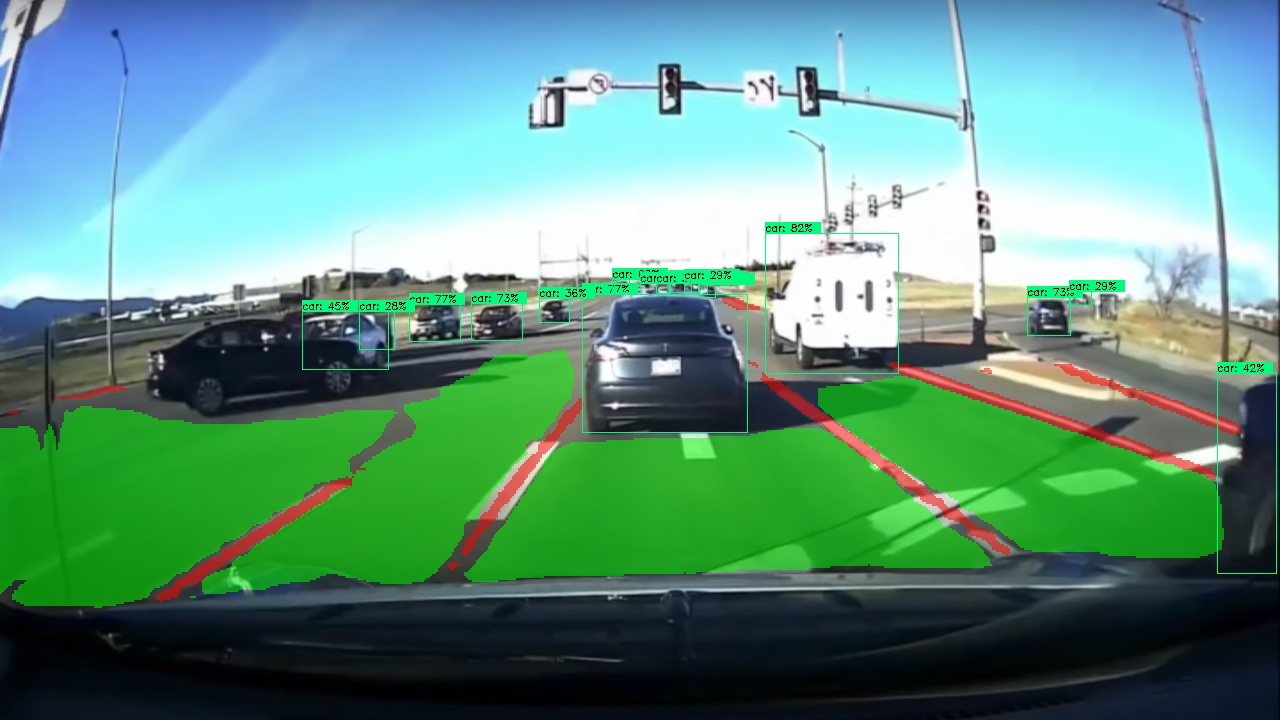
#> input picture CVwork3/4.jpg, 1280 x 720 px
$ python rough_road.py
#> lines starting #> are read from the running program, lines starting #| are printed output that depends on the picture; after the words box and inside, x2 and y2 are one past the last pixel; in counts of white or black regions, pixels touching at a corner belong together
import cv2
import numpy as np

img = cv2.imread("4.jpg")
#> img is the input picture: shape (720, 1280, 3); mean B, G, R 129.5, 146, 93.9
img02 = cv2.imread("04.png")
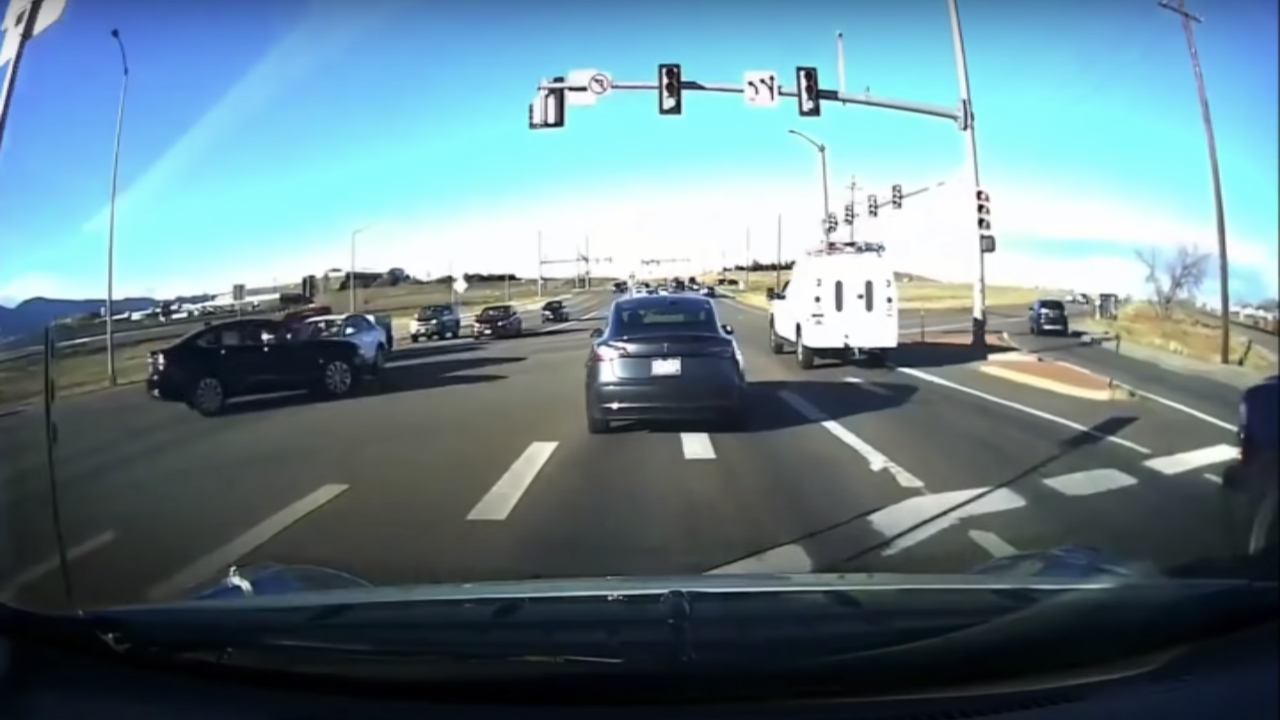
#> input picture CVwork3/04.png, 1280 x 720 px
#> img02 is the input picture: shape (720, 1280, 3); mean B, G, R 138.5, 129.2, 102.3
hsv_img = cv2.cvtColor(img, cv2.COLOR_BGR2HSV)
#> hsv_img: shape (720, 1280, 3); mean H, S, V 84.9, 120.1, 159.7
low_green = np.array([56, 146, 0])
high_green = np.array([89, 241, 255])
mask = cv2.inRange(hsv_img, low_green, high_green)
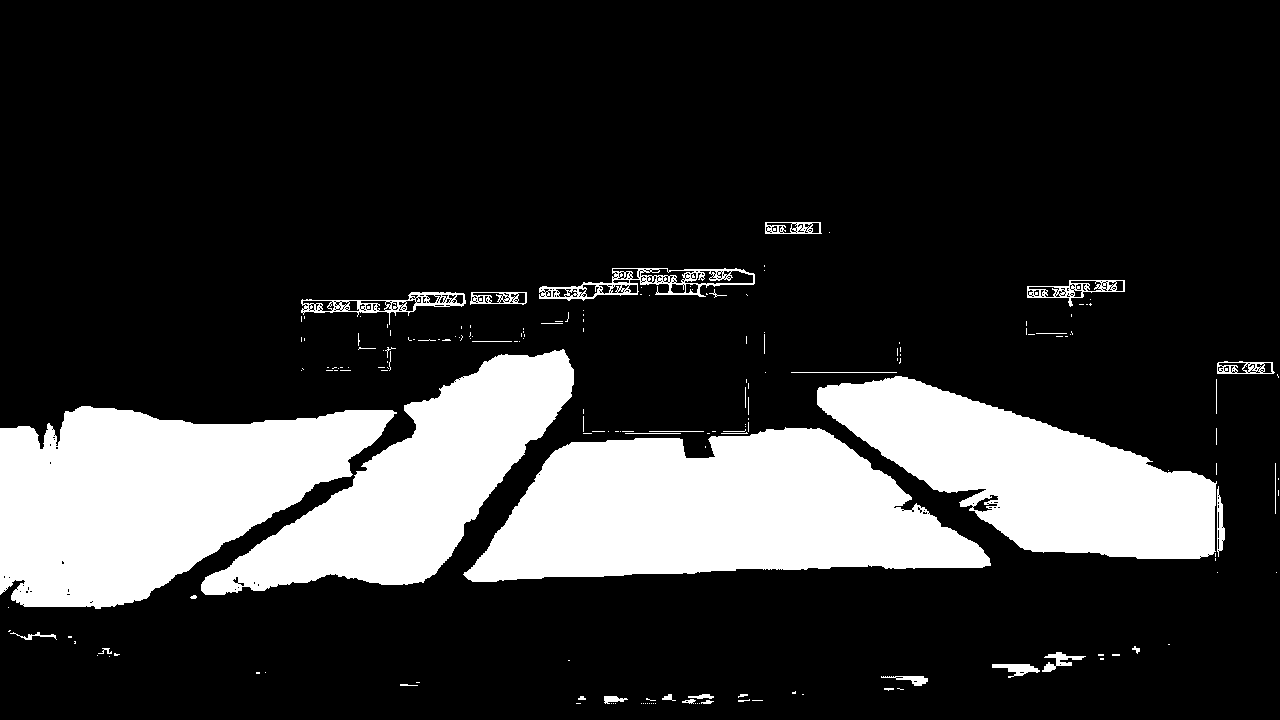
#> mask: shape (720, 1280); 20.4% white; 187 white regions (144 under 20 px), largest, box (x1, y1, x2, y2) and area: (463, 427, 991, 582) 54212, (0, 406, 397, 609) 51180, (817, 376, 1217, 559) 37973

res = cv2.bitwise_and(img02, img02, mask=mask)
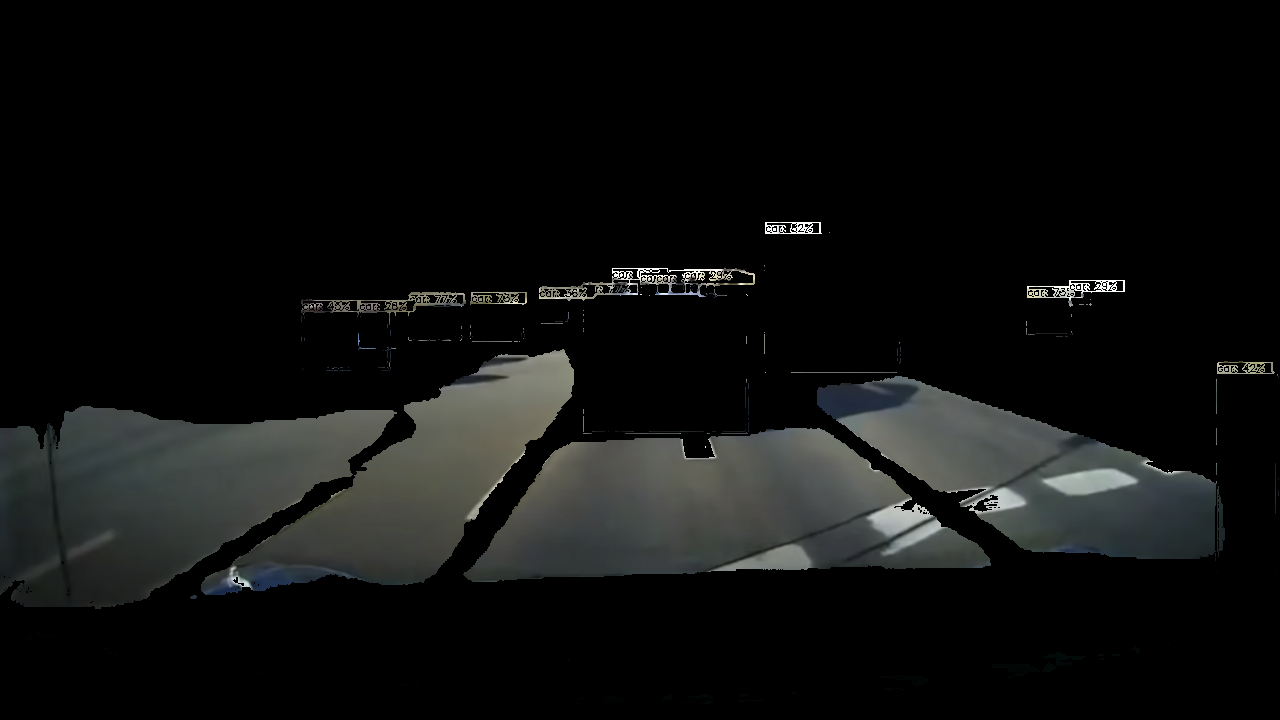
#> res: shape (720, 1280, 3); mean B, G, R 15.6, 16.2, 15.4


cv2.imshow("res", res)
cv2.imwrite("02res.png", res)

img = cv2.imread("02res.png")
imggray = cv2.cvtColor(img, cv2.COLOR_BGR2GRAY)
ret, binary = cv2.threshold(imggray,127, 255,0)
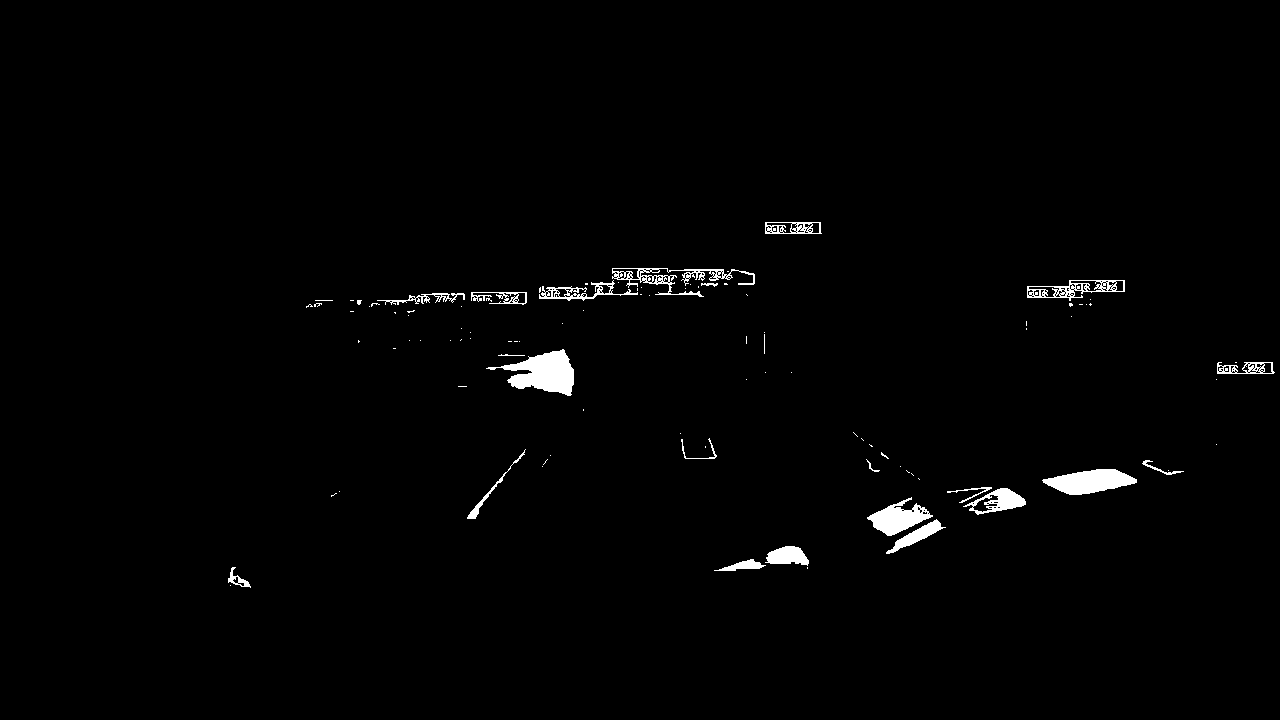
#> binary: shape (720, 1280); 1.3% white; 99 white regions (76 under 20 px)
cv2.imshow("binary", binary)
contours, hierarchy = cv2.findContours(binary, cv2.RETR_TREE, cv2.CHAIN_APPROX_NONE)
#> contours = 324 contours, 274 with area under 20; largest, box (x1, y1, x2, y2) and area: (486, 349, 574, 396) 1957, (1042, 469, 1137, 495) 1479, (867, 497, 933, 536) 1148, (1027, 280, 1125, 301) 1096, (612, 268, 755, 297) 989
print(len(contours))
#| 324
dst = cv2.drawContours(img, contours, -1, (0,0,255),1)
cv2.imshow("dst", dst)
cv2.imwrite("dst2.png", dst)
cv2.waitKey(0)
